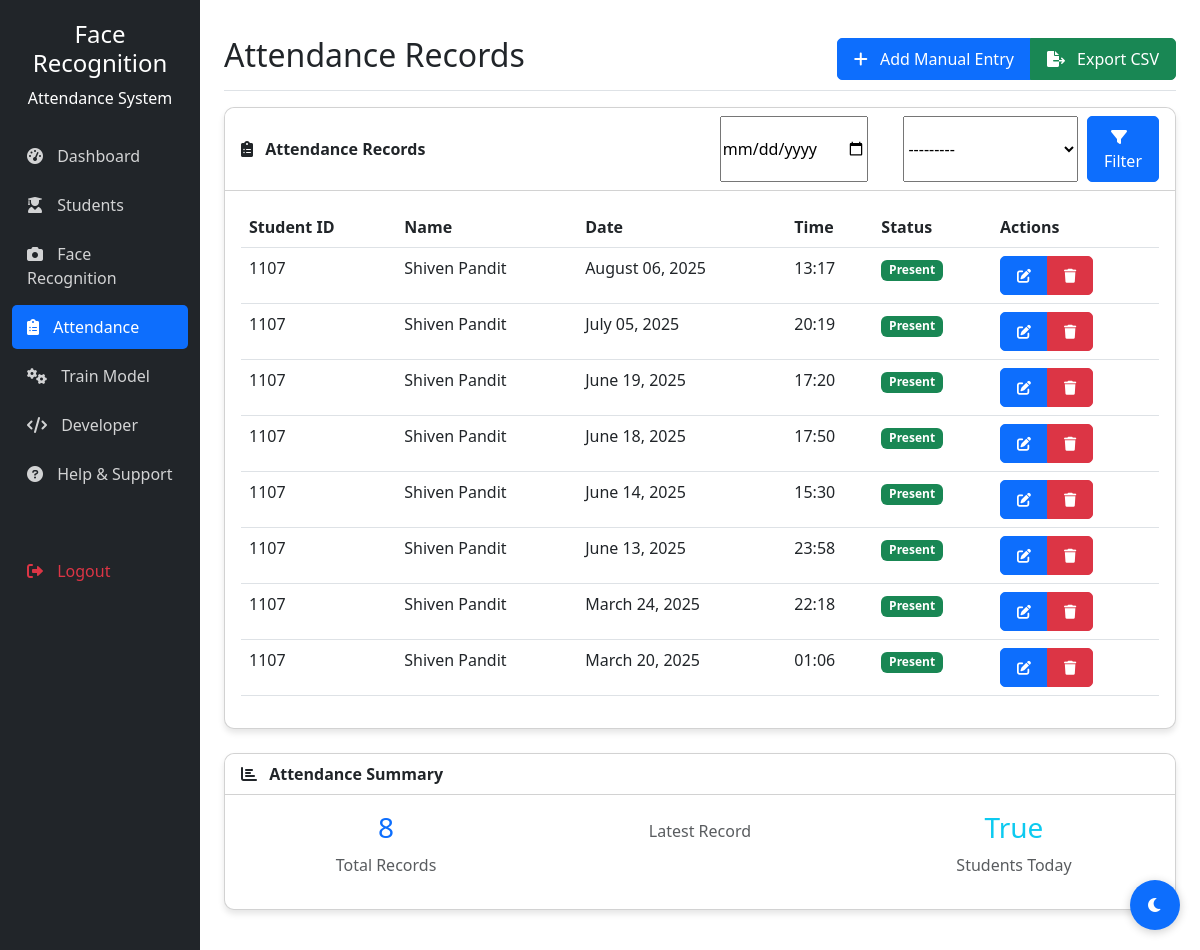
Page /attendance/ (signed in) on the earlier database version.
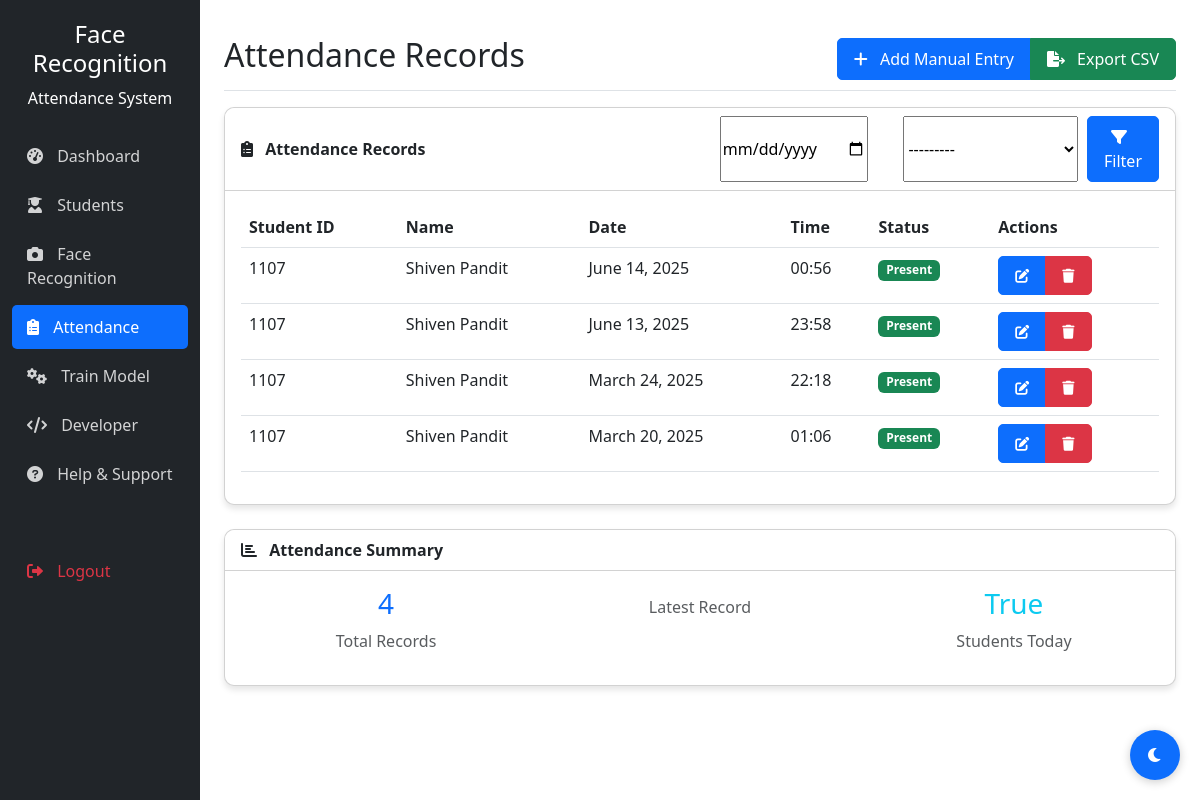
Same page on the later database version.
### students/models.py (models this page shows, shortened)
class Student(models.Model):
    student_id = models.CharField(max_length=20, primary_key=True)
    name = models.CharField(max_length=100)
    department = models.CharField(max_length=100)
    course = models.CharField(max_length=100)
    year = models.CharField(max_length=20)
    semester = models.CharField(max_length=20)
    division = models.CharField(max_length=20)
    roll = models.CharField(max_length=20)
    gender = models.CharField(max_length=10)
    dob = models.DateField(null=True, blank=True)
    email = models.EmailField(null=True, blank=True)
    phone = models.CharField(max_length=20, null=True, blank=True)
    address = models.TextField(null=True, blank=True)
    teacher = models.CharField(max_length=100, null=True, blank=True)
    photo_sample = models.BooleanField(default=False)
    created_at = models.DateTimeField(auto_now_add=True)
    updated_at = models.DateTimeField(auto_now=True)
    def __str__(self):
        return f"{self.student_id} - {self.name}"

### attendance/models.py (models this page shows, shortened)
class Attendance(models.Model):
    student = models.ForeignKey(Student, on_delete=models.CASCADE)
    date = models.DateField()
    time = models.TimeField()
    status = models.CharField(max_length=10, default='Present')
    class Meta:
        unique_together = ['student', 'date']

### attendance/views.py (the view)
# urls.py: path('', views.attendance_list, name='attendance_list'),
@login_required
def attendance_list(request):
    form = AttendanceFilterForm(request.GET or None)
    attendances = Attendance.objects.all().order_by('-date', '-time')
    if form.is_valid():
        if form.cleaned_data.get('date'):
            attendances = attendances.filter(date=form.cleaned_data['date'])
        if form.cleaned_data.get('student'):
            attendances = attendances.filter(student=form.cleaned_data['student'])
    return render(request, 'attendance/attendance_list.html', {
        'attendances': attendances,
        'form': form
    })

### attendance/forms.py
class AttendanceFilterForm(forms.Form):
    date = forms.DateField(
        required=False,
        widget=forms.DateInput(attrs={'type': 'date'})
    )
    student = forms.ModelChoiceField(
        queryset=Student.objects.all(),
        required=False
    )

### templates/attendance/attendance_list.html (shortened to what this page needs)
{% extends 'base.html' %}
{% block header %}Attendance Records{% endblock %}
{% block header_buttons %}
<div class="btn-group" role="group">
    <a href="{% url 'attendance_create' %}" class="btn btn-primary">
        <i class="fas fa-plus me-2"></i> Add Manual Entry
    </a>
    <a href="{% url 'export_attendance_csv' %}" class="btn btn-success">
        <i class="fas fa-file-export me-2"></i> Export CSV
    </a>
</div>
{% endblock %}
{% block content %}
<div class="card">
    <div class="card-header">
        <div class="row align-items-center">
            <div class="col">
                <i class="fas fa-clipboard-list me-2"></i> Attendance Records
            </div>
            <div class="col-auto">
                <form class="d-flex" method="get">
                    <div class="input-group me-2">
                        {{ form.date }}
                    </div>
                    <div class="input-group me-2">
                        {{ form.student }}
                    </div>
                    <button type="submit" class="btn btn-primary">
                        <i class="fas fa-filter me-2"></i> Filter
                    </button>
                </form>
            </div>
        </div>
    </div>
    <div class="card-body">
        {% if attendances %}
        <div class="table-responsive">
            <table class="table table-hover">
                <thead>
                    <tr>
                        <th>Student ID</th>
                        <th>Name</th>
                        <th>Date</th>
                        <th>Time</th>
                        <th>Status</th>
                        <th>Actions</th>
                    </tr>
                </thead>
                <tbody>
                    {% for attendance in attendances %}
                    <tr>
                        <td>{{ attendance.student.student_id }}</td>
                        <td>{{ attendance.student.name }}</td>
                        <td>{{ attendance.date|date:"F d, Y" }}</td>
                        <td>{{ attendance.time|time:"H:i" }}</td>
                        <td>
                            <span class="badge bg-{% if attendance.status == 'Present' %}success{% else %}danger{% endif %}">
                                {{ attendance.status }}
                            </span>
                        </td>
                        <td>
                            <div class="btn-group" role="group">
                                <a href="{% url 'attendance_update' attendance.pk %}" class="btn btn-sm btn-primary" title="Edit">
                                    <i class="fas fa-edit"></i>
                                </a>
                                <a href="{% url 'attendance_delete' attendance.pk %}" class="btn btn-sm btn-danger" title="Delete">
                                    <i class="fas fa-trash"></i>
                                </a>
                            </div>
                        </td>
                    </tr>
                    {% endfor %}
                </tbody>
            </table>
        </div>
        {% endif %}
    </div>
</div>
{% if attendances %}
<div class="card mt-4">
    <div class="card-header">
        <i class="fas fa-chart-bar me-2"></i> Attendance Summary
    </div>
    <div class="card-body">
        <div class="row text-center">
            <div class="col-md-4">
                <h3 class="text-primary">{{ attendances|length }}</h3>
                <p class="text-muted">Total Records</p>
            </div>
            <div class="col-md-4">
                <p class="text-muted">Latest Record</p>
            </div>
            <div class="col-md-4">
                <h3 class="text-info">
                    {{ attendances|length|divisibleby:1 }}
                </h3>
                <p class="text-muted">Students Today</p>
            </div>
        </div>
    </div>
</div>
{% endif %}
{% endblock %}

### templates/base.html (shortened to what this page needs)
<!DOCTYPE html>
<html lang="en" data-bs-theme="light">
<head>
    {% load static %}
    <link href="{% static 'css/bootstrap.min.css' %}" rel="stylesheet">
    <link rel="stylesheet" href="{% static 'css/all.min.css' %}">
</head>
<body>
    <div class="container-fluid">
        <div class="row">
            {% if user.is_authenticated %}
            <div class="col-md-3 col-lg-2 d-md-block sidebar collapse">
                <div class="text-center mb-4">
                    <h4>Face Recognition</h4>
                    <p>Attendance System</p>
                </div>
                <ul class="nav flex-column">
                    <li class="nav-item">
                        <a class="nav-link {% if request.path == '/' %}active{% endif %}" href="{% url 'dashboard' %}">
                            <i class="fas fa-tachometer-alt"></i> Dashboard
                        </a>
                    </li>
                    <li class="nav-item">
                        <a class="nav-link {% if '/students/' in request.path %}active{% endif %}" href="{% url 'student_list' %}">
                            <i class="fas fa-user-graduate"></i> Students
                        </a>
                    </li>
                    <li class="nav-item">
                        <a class="nav-link {% if '/face-recognition/' in request.path %}active{% endif %}" href="{% url 'face_recognition' %}">
                            <i class="fas fa-camera"></i> Face Recognition
                        </a>
                    </li>
                    <li class="nav-item">
                        <a class="nav-link {% if '/attendance/' in request.path %}active{% endif %}" href="{% url 'attendance_list' %}">
                            <i class="fas fa-clipboard-list"></i> Attendance
                        </a>
                    </li>
                    <li class="nav-item">
                        <a class="nav-link {% if '/train-model/' in request.path %}active{% endif %}" href="{% url 'train_model' %}">
                            <i class="fas fa-cogs"></i> Train Model
                        </a>
                    </li>
                    <li class="nav-item">
                        <a class="nav-link {% if '/developer/' in request.path %}active{% endif %}" href="{% url 'developer' %}">
                            <i class="fas fa-code"></i> Developer
                        </a>
                    </li>
                    <li class="nav-item">
                        <a class="nav-link {% if '/help-support/' in request.path %}active{% endif %}" href="{% url 'help_support' %}">
                            <i class="fas fa-question-circle"></i> Help & Support
                        </a>
                    </li>
                    <li class="nav-item mt-5">
                        <a class="nav-link text-danger" href="{% url 'logout' %}">
                            <i class="fas fa-sign-out-alt"></i> Logout
                        </a>
                    </li>
                </ul>
            </div>
            <main class="col-md-9 ms-sm-auto col-lg-10 px-md-4 content">
                <div class="d-flex justify-content-between flex-wrap flex-md-nowrap align-items-center pt-3 pb-2 mb-3 border-bottom">
                    <h1 class="h2">{% block header %}Dashboard{% endblock %}</h1>
                    <div class="btn-toolbar mb-2 mb-md-0">
                        {% block header_buttons %}{% endblock %}
                    </div>
                </div>
                {% block content %}{% endblock %}
            </main>
            {% endif %}
        </div>
    </div>
    <button class="theme-toggle" id="themeToggle" title="Toggle Dark/Light Mode">
        <i class="fas fa-moon"></i>
    </button>
</body>
</html>

### templates/base.html (style rules this page uses)
:root { --primary-color: #0d6efd; --secondary-color: #6c757d; --success-color: #198754; --danger-color: #dc3545; }
body { font-family: 'Segoe UI', Tahoma, Geneva, Verdana, sans-serif; background-color: var(--bs-body-bg); color: var(--bs-body-color); transition: background-color 0.3s, color 0.3s; }
.sidebar { min-height: 100vh; background-color: var(--bs-dark); color: white; padding-top: 20px; }
.sidebar .nav-link { color: rgba(255, 255, 255, 0.8); margin-bottom: 5px; border-radius: 5px; padding: 10px 15px; }
.sidebar .nav-link.active { background-color: var(--primary-color); color: white; }
.sidebar .nav-link i { margin-right: 10px; }
.content { padding: 20px; }
.card { border-radius: 10px; box-shadow: 0 4px 6px rgba(0, 0, 0, 0.1); margin-bottom: 20px; border: 1px solid var(--bs-card-border-color); background-color: var(--bs-card-bg); }
.card-header { background-color: var(--bs-card-bg); border-bottom: 1px solid var(--bs-card-border-color); font-weight: bold; border-radius: 10px 10px 0 0 !important; }
.btn { border-radius: 5px; padding: 8px 16px; }
.theme-toggle { position: fixed; bottom: 20px; right: 20px; z-index: 1000; width: 50px; height: 50px; border-radius: 25px; background-color: var(--primary-color); color: white; border: none; box-shadow: 0 2px 10px rgba(0, 0, 0, 0.2); cursor: pointer; transition: transform 0.2s; }

Differences in the rows shown:
removed Attendance: student.student_id "1107", student.name "Shiven Pandit", date "August 06, 2025", time "13:17", status "Present"
removed Attendance: student.student_id "1107", student.name "Shiven Pandit", date "July 05, 2025", time "20:19", status "Present"
removed Attendance: student.student_id "1107", student.name "Shiven Pandit", date "June 19, 2025", time "17:20", status "Present"
removed Attendance: student.student_id "1107", student.name "Shiven Pandit", date "June 18, 2025", time "17:50", status "Present"
removed Attendance: student.student_id "1107", student.name "Shiven Pandit", date "June 14, 2025", time "15:30", status "Present"
added Attendance: student.student_id "1107", student.name "Shiven Pandit", date "June 14, 2025", time "00:56", status "Present"
Other differences:
{{ attendances|length }}: "8" → "4"
